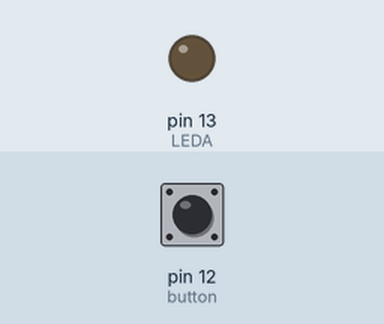
This sketch was run on a simulated Arduino Uno, built with avr-gcc and run on an emulated ATmega328P. Parts: output pins drawn as LEDs (lit = HIGH). Dashed ring = blinking. The inputs (shaded band) are chosen by the test bench; at power-on: pin 12 (button) LOW.

Above: at 1.2 s.
1.3 s: pin 12 (button) pulled HIGH for 3.2 s
At 2.1 s:
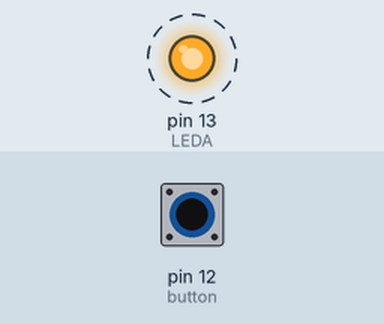
Timing chart, 0 to 5.8 s (numbered marks = the images above; inputs shaded):
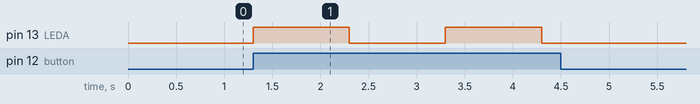

The sketch:

test.ino
```cpp
int button = 12;
int LEDA = 13;

void setup() {
  // put your setup code here, to run once:
  pinMode(LEDA, OUTPUT);
  pinMode(button, INPUT);
}

void loop() {
  // put your main code here, to run repeatedly:
  if(digitalRead(button) == HIGH)
  {
    digitalWrite(LEDA, HIGH);
    delay(1000);
    digitalWrite(LEDA, LOW);
    delay(1000);
  }
}
```

Measured:
- after the input at 1.3 s, pin 13 (LEDA): alternates HIGH for 1.0 s and LOW for 1.0 s, 4 changes in all, then stays LOW, starting at once
